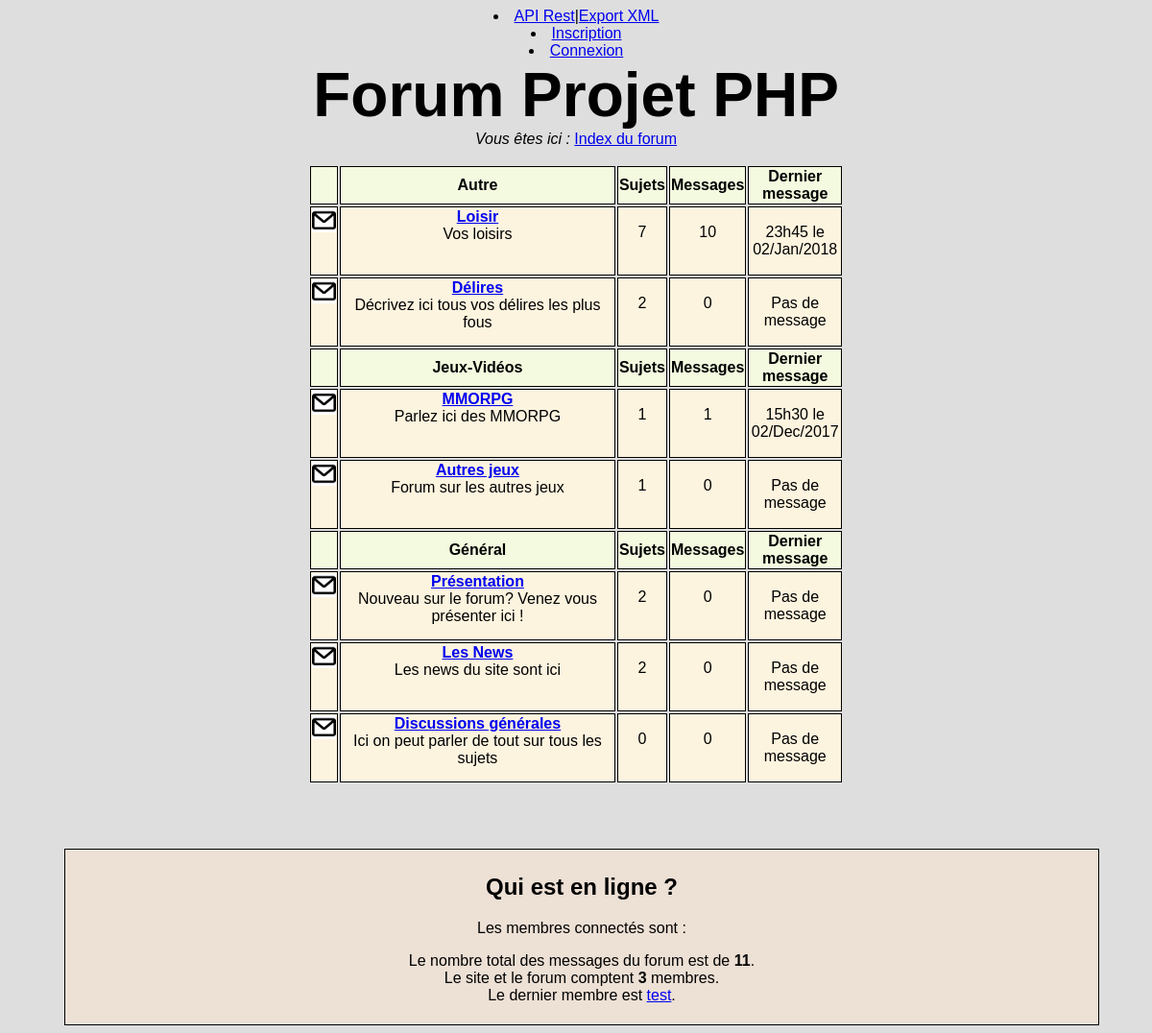
The page /src/homepage.php on the database its author committed.
### tables this page shows
CREATE TABLE `forum_categorie` (
  `cat_id` int(11) NOT NULL,
  `cat_nom` varchar(30) NOT NULL,
  `cat_ordre` int(11) NOT NULL
);

CREATE TABLE `forum_forum` (
  `forum_id` int(11) NOT NULL,
  `forum_cat_id` mediumint(8) NOT NULL,
  `forum_name` varchar(30) NOT NULL,
  `forum_desc` text NOT NULL,
  `forum_ordre` mediumint(8) NOT NULL,
  `forum_last_post_id` int(11) NOT NULL,
  `forum_topic` mediumint(8) NOT NULL,
  `forum_post` mediumint(8) NOT NULL,
  `auth_view` tinyint(4) NOT NULL,
  `auth_post` tinyint(4) NOT NULL,
  `auth_topic` tinyint(4) NOT NULL,
  `auth_annonce` tinyint(4) NOT NULL,
  `auth_modo` tinyint(4) NOT NULL
);

CREATE TABLE `forum_message` (
  `message_id` int(11) NOT NULL,
  `message_contenu` varchar(1000) NOT NULL,
  `message_createur` varchar(50) NOT NULL,
  `message_avatar` text NOT NULL,
  `message_time` varchar(50) NOT NULL,
  `topic_id` int(11) NOT NULL,
  `forum_id` int(11) NOT NULL,
  `message_createur_id` int(11) NOT NULL
);

CREATE TABLE `forum_membres` (
  `membre_id` int(11) NOT NULL,
  `membre_pseudo` varchar(30) NOT NULL,
  `membre_mdp` varchar(32) NOT NULL,
  `membre_email` varchar(250) NOT NULL,
  `membre_siteweb` varchar(200) NOT NULL,
  `membre_avatar` varchar(100) NOT NULL,
  `membre_description` varchar(200) NOT NULL,
  `membre_localisation` varchar(100) NOT NULL,
  `membre_inscrit` date NOT NULL,
  `membre_derniere_visite` date NOT NULL,
  `membre_rang` tinyint(4) NOT NULL DEFAULT '2'
);

### src/modeles/modele_connecte.php (called while the page is built, shortened)
<?php
function get_all_connecte(){
    $db =new Db();
    $dbCon =$db->get();
    $sql="SELECT * from forum_connecte";
    if(!$dbCon->query($sql))
	    echo "Pb d'accès à la base";
    else{
      $membres=Array();
    }
    $dbCon =$db->close();
  return $membres;
}

### src/homepage.php (the view, shortened to what this page needs)
<?php
require("includes/debut.php");
require("header.php");
?>
<h1>Forum Projet PHP</h1>
<?php
    echo'<main><section><i>Vous êtes ici : </i><a href ="/Projet_PHP/www/">Index du forum</a></section>';
    $categorie = NULL;
    $query=$dbCon->prepare('SELECT cat_id, cat_nom,
    forum_forum.forum_id, forum_name, forum_desc
    FROM forum_categorie
        LEFT JOIN forum_forum ON forum_categorie.cat_id = forum_forum.forum_cat_id
    WHERE auth_view <= :lvl
    ORDER BY cat_ordre, forum_ordre DESC');
    $query->bindValue(':lvl',$lvl,PDO::PARAM_INT);
    $query->execute();
?>
<section id = "tableau_topic">
<table>
<?php
    while($data = $query->fetch())
    {
        if( $categorie != $data['cat_id'] )
        {
            $categorie = $data['cat_id'];
        ?>
            <tr>
                <th></th>
                <th class="titre"><strong><?php echo stripslashes(htmlspecialchars($data['cat_nom'])); ?>
            </strong></th>
                <th class="nombremessages"><strong>Sujets</strong></th>
                <th class="nombresujets"><strong>Messages</strong></th>
                <th class="derniermessage"><strong>Dernier message</strong></th>
            </tr>
        <?php
    }
        echo'<tr>
                <td><img src="/Projet_PHP/www/images/message.jpg" alt="message" /></td>
                <td class="titre"><strong>
                    <a href="./forum/'.$data['forum_id'].'">
                    '.stripslashes(htmlspecialchars($data['forum_name'])).'</a></strong>
                    <br />'.nl2br(stripslashes(htmlspecialchars($data['forum_desc']))).'
                </td>';
	        echo'<td class="nombresujets">';
	            $sql_sujet="SELECT distinct(count(*))
						FROM `forum_topic` ft
						WHERE ft.forum_id = ".$data['forum_id'];
	            $sql_sujet=$dbCon->prepare($sql_sujet);
                $sql_sujet->execute();
	            $result_s = $sql_sujet->fetchAll();
	            foreach ($result_s as $row)
		            echo "<p>".$row[0]."</p>";
	        echo '</td>';
            echo '<td class="nombremessages">';
                $sql_message="SELECT distinct(count(*))
                        FROM `forum_message` fm
                        WHERE fm.forum_id = ".$data['forum_id'];
                $sql_message=$dbCon->prepare($sql_message);
                $sql_message->execute();
                $result_m = $sql_message->fetchAll();
                foreach ($result_m as $row)
                    echo "<p>".$row[0]."</p>";
            echo '</td>';
            echo '<td class="nombremessages">';
                $sql_d_message="SELECT `message_time`
                        FROM `forum_message` fm
                        WHERE fm.forum_id = ".$data['forum_id']."
                        ORDER BY message_id DESC
                        LIMIT 1";
                $sql_d_message=$dbCon->prepare($sql_d_message);
                $sql_d_message->execute();
                $result_d = $sql_d_message->fetchAll();
                if(empty($result_d))
                    echo "<p>Pas de message</p>";
                foreach ($result_d as $row)
                    echo "<p>".$row[0]."</p>";
            echo '</td></tr>';
    }
echo '</table></section></main>';
?>
<footer id="footer">
    <h2>Qui est en ligne ?</h2>
    <?php
    require('modeles/modele_connecte.php');
    echo 'Les membres connectés sont : ';
    $totaldesmessages = $dbCon->query('SELECT COUNT(*) FROM forum_message')->fetchColumn();
    $totalDesMembres = $dbCon->query('SELECT COUNT(*) FROM forum_membres')->fetchColumn();
    $query = $dbCon->query('SELECT membre_pseudo, membre_id FROM forum_membres ORDER BY membre_id DESC LIMIT 0, 1');
    $data = $query->fetch();
    $derniermembre = stripslashes(htmlspecialchars($data['membre_pseudo']));
    echo'<p>Le nombre total des messages du forum est de <strong>'.$totaldesmessages.'</strong>.<br />
    Le site et le forum comptent <strong>'.$totalDesMembres.'</strong> membres.<br />
    Le dernier membre est <a href="./profil/'.$data['membre_id'].'">'.$derniermembre.'</a>.</p>';
    ?>
    </footer>
</body>
</html>

### src/includes/debut.php (shortened to what this page needs)
<!Doctype html>
  <head>
      <link rel="stylesheet" href="../www/css/main.css" />
<?php
    echo'</head>';
    echo'<body>';
    echo '<nav>';
    echo '<li><a href="/Projet_PHP/www/api">API Rest</a>|<a href="/Projet_PHP/www/xml">Export XML</a></li>';
    if(empty($_SESSION['connexion'])){
      echo '<li><a href="/Projet_PHP/www/register">Inscription</a></li>
          <li><a href="/Projet_PHP/www/connexion">Connexion</a></li>';
    }else{
      echo '<li><a href="/Projet_PHP/www/deconnexion">Déconnexion</a></li>';
      echo '<li><a href="/Projet_PHP/www/profil/'.$_SESSION['id'].'">Éditer mon profil</a></li>';
    }
    echo'</nav>';

### www/css/main.css (style rules this page uses)
body { font-family: Comfortaa, sans-serif; background: #dedede; text-align: center; }
h1 { font-size: 4rem; font-weight: 700; margin: 0; }
#footer { border: 1px solid black; width: 90%; margin-top: 50px; margin-left: 5%; margin-bottom: 10Opx; padding: 5px; background-color: rgb(237,224,213); }
.titre { width:61%; }
.nombremessages { width:2%; }
.nombresujets { width:2%; }
.derniermessage { width:18%; }
td { border: 1px solid black; background-color: rgb(253,244,223); vertical-align:top; }
table { text-align: center; margin: auto; border:1px solid #dedede; padding: 1rem; width: 50%; }
th { background-color: rgb(243,250,223); border: 1px solid black; }

### rows shown on the page
forum_categorie: cat_nom "Autre", forum_forum.forum_name "Loisir", forum_forum.forum_desc "Vos loisirs", row "7", row "10", forum_forum.forum_name "Délires", forum_forum.forum_desc "Décrivez ici tous vos délires les plus fous", row "2", row "0", shows "Pas de message"
forum_message: message_time "23h45 le 02/Jan/2018"
forum_categorie: cat_nom "Jeux-Vidéos", forum_forum.forum_name "MMORPG", forum_forum.forum_desc "Parlez ici des MMORPG", row "1", forum_forum.forum_name "Autres jeux", forum_forum.forum_desc "Forum sur les autres jeux", row "0", shows "Pas de message"
forum_message: message_time "15h30 le 02/Dec/2017"
forum_categorie: cat_nom "Général", forum_forum.forum_name "Présentation", forum_forum.forum_desc "Nouveau sur le forum? Venez vous présenter ici !", row "2", row "0", shows "Pas de message", forum_forum.forum_name "Les News", forum_forum.forum_desc "Les news du site sont ici", forum_forum.forum_name "Discussions générales", forum_forum.forum_desc "Ici on peut parler de tout sur tous les sujets"
forum_membres: membre_pseudo "test"

### other values the page prints
$totaldesmessages "11"
$totalDesMembres "3"
